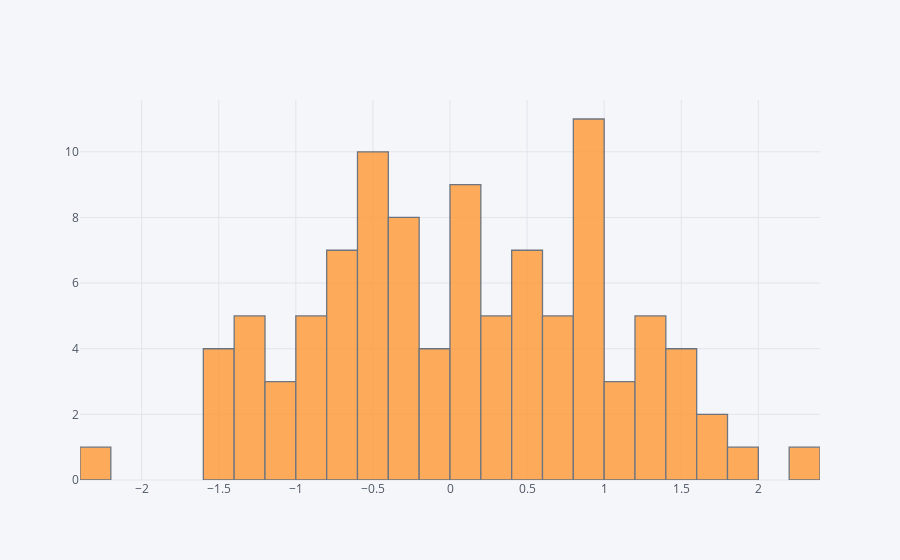

The notebook cell this image was saved under:
### Markdown cell above
## histogram

### Code cell
df['A'].iplot(kind='hist',bins=25)

### Figure 1 — Plotly figure (JSON) as saved in the notebook; plotly's stock layout.template omitted (floating-point values rounded to 4 significant figures)
{"data": [{"histfunc": "count", "histnorm": "", "marker": {"color": "rgba(255, 153, 51, 1.0)", "line": {"color": "#4D5663", "width": 1.3}}, "name": "A", "nbinsx": 25, "opacity": 0.8, "orientation": "v", "type": "histogram", "x": [0.9699, 0.8767, 1.739, 0.1264, -0.2524, 1.421, -0.1189, -1.256, -0.9609, -0.4868, 0.554, 0.4587, -0.6333, -1.504, 0.4621, -0.5513, 1.333, -0.6925, -1.212, 0.6164, -0.5184, -0.4897, 0.9163, 0.511, -0.2131, -0.5905, 1.773, -0.6207, 0.3432, -1.318, 0.7511, 0.09663, -2.266, -0.5963, 0.6309, -1.092, 0.005592, -0.2027, 0.9312, -0.3915, -0.577, 1.254, 0.1502, 0.2405, 1.375, 0.6772, 1.458, -0.2749, 0.2453, 1.249, 0.9011, 0.9853, 0.8206, 1.446, 1.445, 0.4419, 0.9163, 2.347, -0.566, 0.1586, -0.7133, -0.1799, 0.4955, -0.7837, -0.5952, -1.148, 0.7627, 0.8444, 0.4788, -0.8188, -0.244, -0.2845, -0.05071, 0.1116, -1.586, 0.3022, -0.9166, 1.933, -0.2898, 0.9359, -1.466, 0.8661, -1.338, -0.09257, 0.3169, -0.6428, 1.039, 1.088, 0.1935, 1.355, 0.188, -0.7835, -1.22, -0.8515, -0.502, 1.007, -0.8921, -1.157, 0.1317, -1.548]}], "layout": {"barmode": "overlay", "legend": {"bgcolor": "#F5F6F9", "font": {"color": "#4D5663"}}, "paper_bgcolor": "#F5F6F9", "plot_bgcolor": "#F5F6F9", "titlefont": {"color": "#4D5663"}, "xaxis1": {"gridcolor": "#E1E5ED", "showgrid": true, "tickfont": {"color": "#4D5663"}, "title": "", "titlefont": {"color": "#4D5663"}, "zerolinecolor": "#E1E5ED"}, "yaxis1": {"gridcolor": "#E1E5ED", "showgrid": true, "tickfont": {"color": "#4D5663"}, "title": "", "titlefont": {"color": "#4D5663"}, "zerolinecolor": "#E1E5ED"}}}
